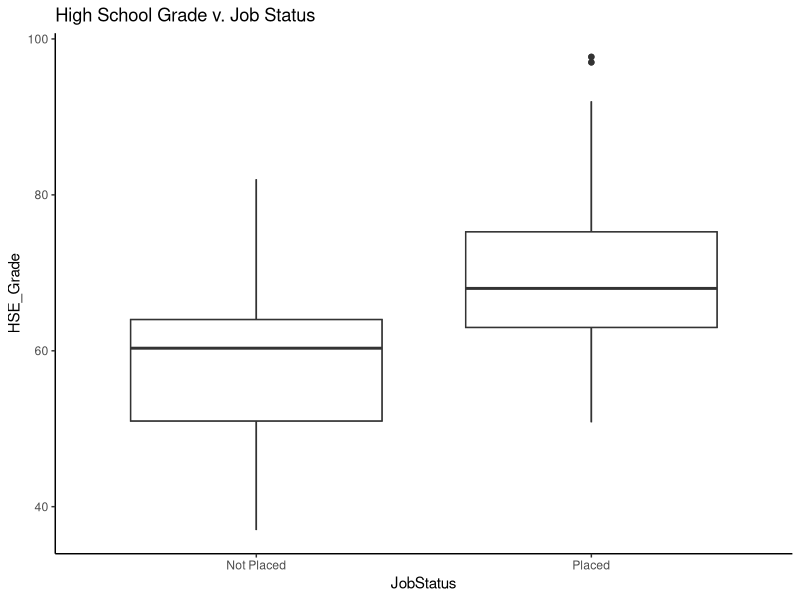
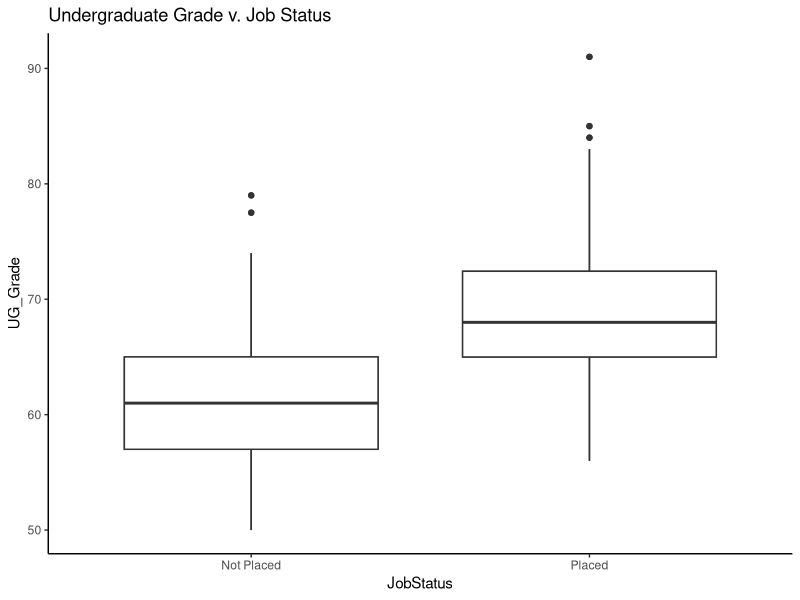
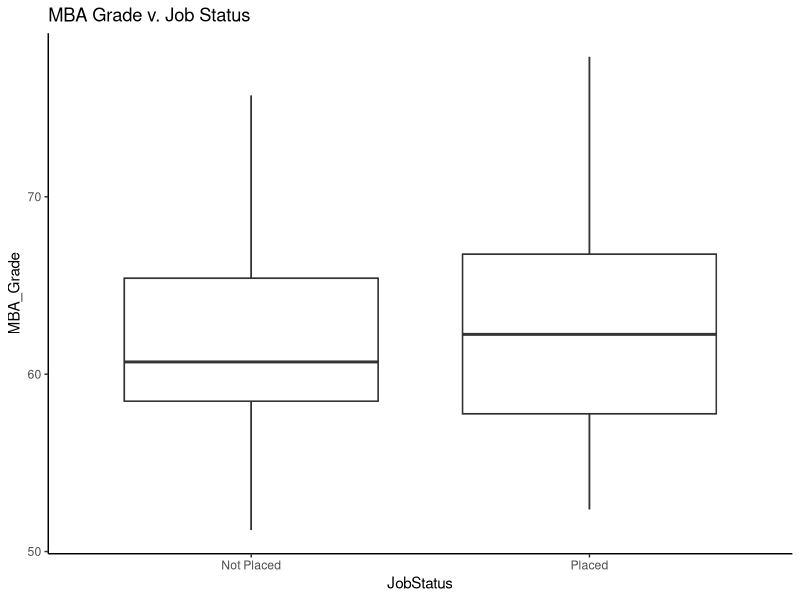
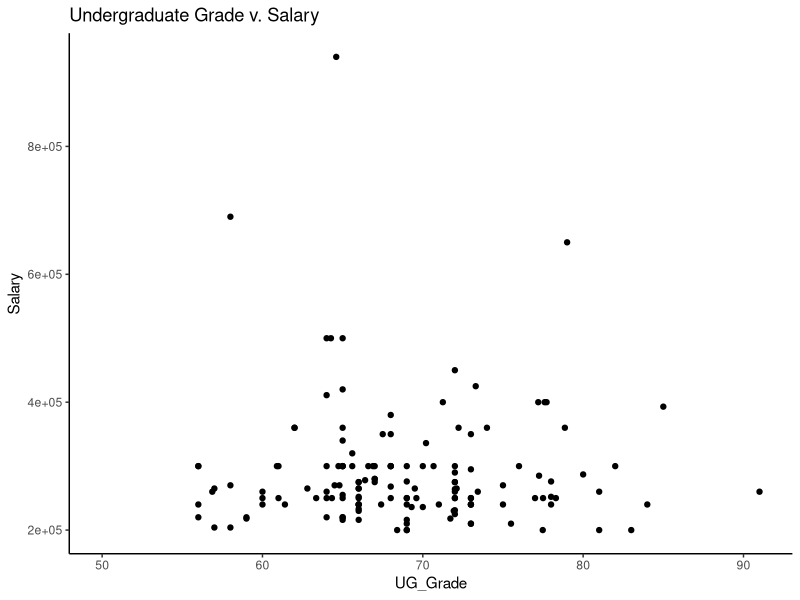
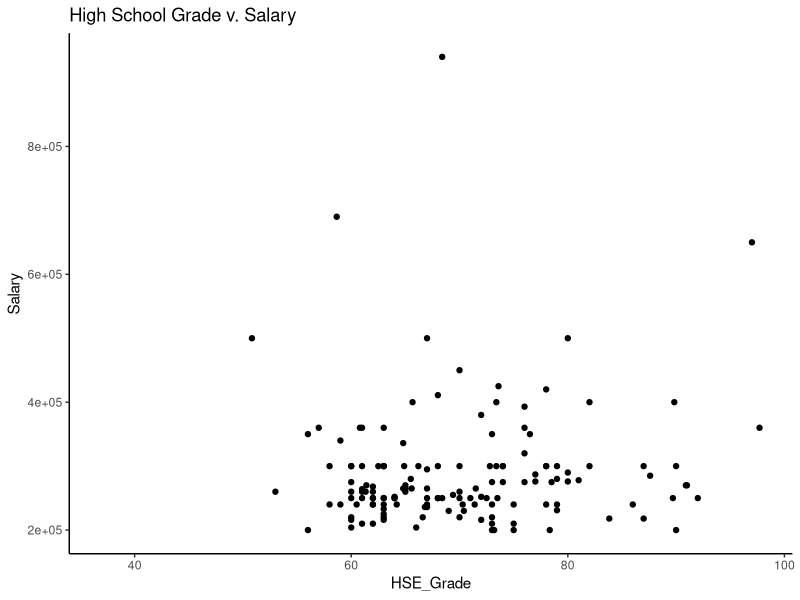
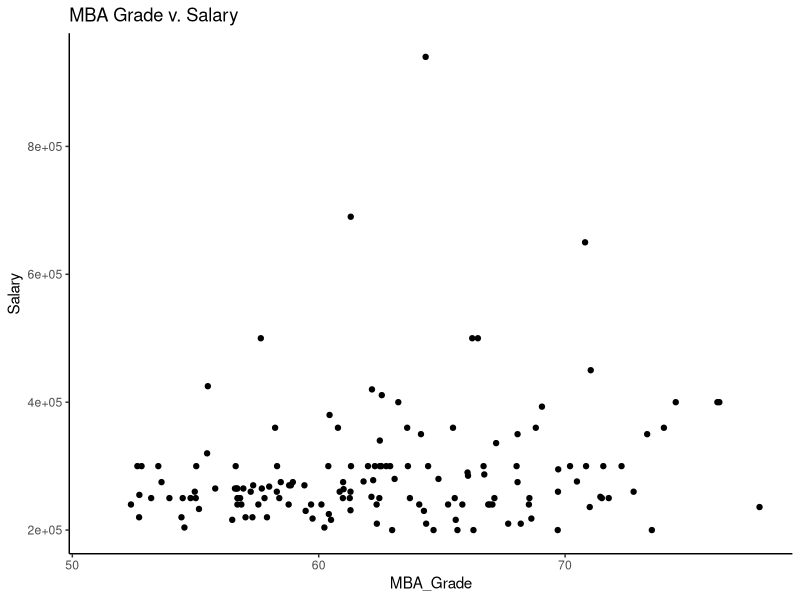
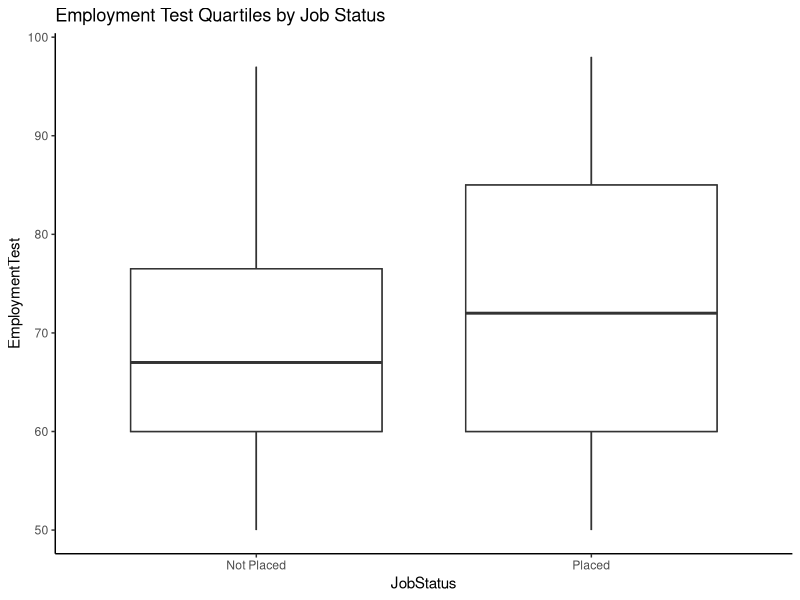
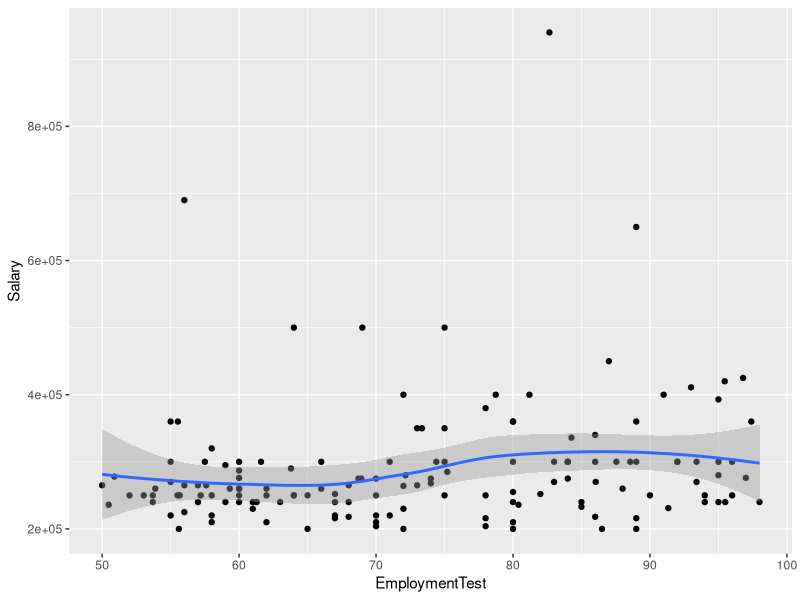

Write the R code that produced these figures, in order. (Note: this script raises an error after producing the figures.)
## ---- chunk 1
knitr::opts_chunk$set(echo = TRUE)
library(tidyverse)

# Import Data Below
# read_csv()
PlacementData = read_csv('PlacementData.csv')
## ---- chunk 2
#
Q1D<- select(PlacementData,HSE_Grade,UG_Grade, MBA_Grade, JobStatus) %>% group_by(JobStatus) 
ggplot(Q1D,aes(x=HSE_Grade,y=JobStatus))+ geom_boxplot() + coord_flip() + stat_boxplot() + ggtitle("High School Grade v. Job Status") +theme_classic()
ggplot(Q1D,aes(x=UG_Grade,y=JobStatus))+ geom_boxplot() + coord_flip()+ stat_boxplot() + ggtitle("Undergraduate Grade v. Job Status")+ theme_classic()
ggplot(Q1D,aes(x=MBA_Grade,y=JobStatus))+ geom_boxplot() + coord_flip() + stat_boxplot() + ggtitle("MBA Grade v. Job Status")+ theme_classic()
## ---- chunk 3
#
Q2D<- select(PlacementData,HSE_Grade,UG_Grade, MBA_Grade, Salary) %>% group_by(Salary)
ggplot(Q2D,aes(x=UG_Grade,y=Salary))+ geom_point() + ggtitle("Undergraduate Grade v. Salary")+ theme_classic() 
ggplot(Q2D,aes(x=HSE_Grade,y=Salary))+ geom_point() + ggtitle("High School Grade v. Salary") + theme_classic()
ggplot(Q2D,aes(x=MBA_Grade,y=Salary))+ geom_point() + ggtitle("MBA Grade v. Salary")+ theme_classic()
## ---- chunk 4
#
ggplot(PlacementData,aes(x=EmploymentTest,y=JobStatus)) + geom_boxplot() + stat_boxplot() + coord_flip() + ggtitle("Employment Test Quartiles by Job Status")+ theme_classic()
JobStatus1 <-ifelse(PlacementData$JobStatus=="Placed", 1, 0)
LM1 = lm(JobStatus1~EmploymentTest, data=PlacementData)
summary(LM1)
## ---- chunk 5
#
# Need to first drop the NAs
# Test for correlation
wo.NA = PlacementData %>% filter(!is.na(EmploymentTest) & !is.na(Salary))
cor(wo.NA$EmploymentTest, wo.NA$Salary)
wo.NA %>% ggplot(mapping=aes(x=EmploymentTest, y=Salary))+geom_point()+geom_smooth()
## ---- chunk 6
wo.NA2 = PlacementData %>% filter(!is.na(UG_Specialization) & !is.na(Salary))
wo.NA2 %>% ggplot(mapping=aes(x=UG_Specialization, y=Salary))+geom_boxplot()+geom_point(data=wo.NA2 %>% group_by(UG_Specialization) %>% summarise(deg.mean = mean(Salary)) %>% ungroup(), mapping=aes(x=UG_Specialization, y=deg.mean, color='red'))
TukeyHSD(aov(Salary~UG_Specialization, data=wo.NA2))
## ---- chunk 7
PlacementData = read.csv("PlacementData.csv")
SE_Data = select(PlacementData, "SE_Grade", "JobStatus")
SE_Data = mutate(SE_Data, Year = ifelse(is.na(SE_Grade), NA, "SE_Grade"), Grade = SE_Grade)
SE_Data1 = select(SE_Data, "Grade", "JobStatus", "Year")
HSE_Data = select(PlacementData, "HSE_Grade", "JobStatus")
HSE_Data = mutate(HSE_Data, Year = ifelse(is.na(HSE_Grade), NA, "HSE_Grade"), Grade = HSE_Grade)
HSE_Data1 = select(HSE_Data, "Grade", "JobStatus", "Year")
All_Grades = rbind(SE_Data1, HSE_Data1)
ggplot(All_Grades,aes(x=JobStatus, y=Grade, fill=Year)) +
  geom_boxplot() +
  stat_boxplot(geom = 'errorbar')
## ---- chunk 8
PlacementData = read.csv("PlacementData.csv")
SciTechUG_MktFinMBA = select(PlacementData, UG_Specialization, MBA_Specialization, Salary)
SciTechUG_MktFinMBA = mutate(SciTechUG_MktFinMBA, Special = ifelse(UG_Specialization == "Sci&Tech" & MBA_Specialization == "Mkt&Fin","SciTechUG_MktFinMBA", NA))
SciTechUG_MktHRMBA = select(PlacementData, UG_Specialization, MBA_Specialization, Salary)
SciTechUG_MktHRMBA = mutate(SciTechUG_MktHRMBA, Special = ifelse(UG_Specialization == "Sci&Tech" & MBA_Specialization == "Mkt&HR","SciTechUG_MktHRMBA", NA))
CommMgmtUG_MktFinMBA = select(PlacementData, UG_Specialization, MBA_Specialization, Salary)
CommMgmtUG_MktFinMBA = mutate(CommMgmtUG_MktFinMBA, Special = ifelse(UG_Specialization == "Comm&Mgmt" & MBA_Specialization == "Mkt&Fin","CommMgmtUG_MktFinMBA", NA))
CommMgmtUG_MktHRMBA = select(PlacementData, UG_Specialization, MBA_Specialization, Salary)
CommMgmtUG_MktHRMBA = mutate(CommMgmtUG_MktHRMBA, Special = ifelse(UG_Specialization == "Comm&Mgmt" & MBA_Specialization == "Mkt&HR","CommMgmtUG_MktHRMBA", NA))
OtherUG_MktFinMBA = select(PlacementData, UG_Specialization, MBA_Specialization, Salary)
OtherUG_MktFinMBA = mutate(OtherUG_MktFinMBA, Special = ifelse(UG_Specialization == "Others" & MBA_Specialization == "Mkt&Fin","OtherUG_MktFinMBA", NA))
OtherUG_MktHRMBA = select(PlacementData, UG_Specialization, MBA_Specialization, Salary)
OtherUG_MktHRMBA = mutate(CommMgmtUG_MktHRMBA, Special = ifelse(UG_Specialization == "Others" & MBA_Specialization == "Mkt&HR","OtherUG_MktHRMBA", NA))
Q8Data= rbind(SciTechUG_MktFinMBA, SciTechUG_MktHRMBA, CommMgmtUG_MktFinMBA, CommMgmtUG_MktHRMBA, OtherUG_MktFinMBA, OtherUG_MktHRMBA)
Q8Data1 = na.omit(Q8Data)
ggplot(Q8Data1, aes(x=Special, y=Salary))+
  geom_boxplot() +
  stat_boxplot(geom = 'errorbar') +
  coord_flip()
## ---- chunk 9
data <- read.csv("PlacementData.csv")
head(data)
ggplot(data, 
       aes(x = Gender, 
           fill = JobStatus)) + 
  geom_bar(position = "dodge")
## ---- chunk 10
data <- read.csv("PlacementData.csv")
head(data)
ggplot(data, 
       aes(x = WorkExp.1, 
           fill = JobStatus)) + 
  geom_bar(position = "dodge")
## ---- chunk 11
# Q1
PlacementData = read.csv("PlacementData.csv")
attach(PlacementData)
ggplot(PlacementData, aes(x=MBA_Specialization, fill=JobStatus))+
  geom_bar()
table <- table(JobStatus, MBA_Specialization) 
table 
prop.table(table)
chisq.test(table)
## ---- chunk 12
#Q2
JobStatus1 <-ifelse(PlacementData$JobStatus=="Placed", 1, 0)
SE_BoE1 <-ifelse(PlacementData$SE_BoE=="Central", 1, 0)
HSE_BoE1 <-ifelse(PlacementData$HSE_BoE=="Central", 1, 0)
WorkExp2 <-ifelse(PlacementData$WorkExp_1=="TRUE", 1, 0)
Gender1 <-ifelse(PlacementData$Gender=="M", 1, 0)
Reg1Place <- lm(JobStatus1 ~ Gender1+SE_Grade+SE_BoE1+HSE_Grade+HSE_BoE1+UG_Grade+WorkExp2+EmploymentTest+MBA_Grade, data = PlacementData)
summary(Reg1Place)
## ---- chunk 13
# Q4
ggplot(data=PlacementData, mapping=aes(x=UG_Grade, y=EmploymentTest, color=UG_Specialization))+geom_point()+geom_smooth()

without.UG_Specialization = lm(EmploymentTest~UG_Grade, data=PlacementData)
with.UG_Specialization = lm(EmploymentTest~UG_Grade+UG_Specialization, data=PlacementData)
smr.with.UG_Specialization = summary(with.UG_Specialization)
anova.UG_Specialization = anova(without.UG_Specialization, with.UG_Specialization)
smr.with.UG_Specialization
anova.UG_Specialization[2, 6]
